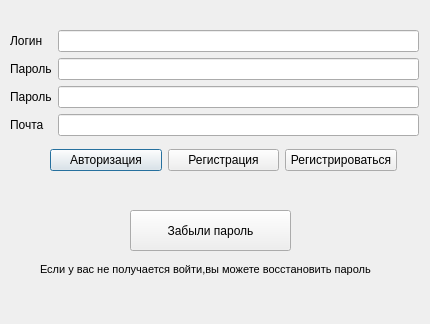
<?xml version="1.0" encoding="UTF-8"?>
<ui version="4.0">
 <class>AuthRegForm</class>
 <widget class="QDialog" name="AuthRegForm">
  <property name="geometry">
   <rect>
    <x>0</x>
    <y>0</y>
    <width>430</width>
    <height>324</height>
   </rect>
  </property>
  <property name="windowTitle">
   <string>Dialog</string>
  </property>
  <widget class="QWidget" name="horizontalLayoutWidget">
   <property name="geometry">
    <rect>
     <x>50</x>
     <y>140</y>
     <width>347</width>
     <height>41</height>
    </rect>
   </property>
   <layout class="QHBoxLayout" name="horizontalLayout">
    <item>
     <widget class="QPushButton" name="pushButtonAuth">
      <property name="text">
       <string>Авторизация</string>
      </property>
     </widget>
    </item>
    <item>
     <widget class="QPushButton" name="pushButtonReg">
      <property name="text">
       <string>Регистрация</string>
      </property>
     </widget>
    </item>
    <item>
     <widget class="QPushButton" name="pushButtonChange">
      <property name="text">
       <string>Регистрироваться</string>
      </property>
     </widget>
    </item>
   </layout>
  </widget>
  <widget class="QWidget" name="formLayoutWidget">
   <property name="geometry">
    <rect>
     <x>10</x>
     <y>30</y>
     <width>409</width>
     <height>131</height>
    </rect>
   </property>
   <layout class="QFormLayout" name="formLayout">
    <item row="0" column="0">
     <widget class="QLabel" name="labelLogin">
      <property name="text">
       <string>Логин</string>
      </property>
     </widget>
    </item>
    <item row="0" column="1">
     <widget class="QLineEdit" name="lineEditLogin"/>
    </item>
    <item row="1" column="0">
     <widget class="QLabel" name="labelPassword">
      <property name="text">
       <string>Пароль</string>
      </property>
     </widget>
    </item>
    <item row="1" column="1">
     <widget class="QLineEdit" name="lineEditPassword"/>
    </item>
    <item row="2" column="0">
     <widget class="QLabel" name="labelPasswordCheck">
      <property name="text">
       <string>Пароль</string>
      </property>
     </widget>
    </item>
    <item row="2" column="1">
     <widget class="QLineEdit" name="lineEditPasswordCheck"/>
    </item>
    <item row="3" column="0">
     <widget class="QLabel" name="labelMail">
      <property name="text">
       <string>Почта</string>
      </property>
     </widget>
    </item>
    <item row="3" column="1">
     <widget class="QLineEdit" name="lineEditMail"/>
    </item>
   </layout>
  </widget>
  <widget class="QPushButton" name="pushButtonForgotPassword">
   <property name="geometry">
    <rect>
     <x>130</x>
     <y>210</y>
     <width>161</width>
     <height>41</height>
    </rect>
   </property>
   <property name="text">
    <string>Забыли пароль</string>
   </property>
  </widget>
  <widget class="QLabel" name="labelHelp">
   <property name="geometry">
    <rect>
     <x>40</x>
     <y>260</y>
     <width>391</width>
     <height>20</height>
    </rect>
   </property>
   <property name="text">
    <string>&lt;html&gt;&lt;head/&gt;&lt;body&gt;&lt;p&gt;&lt;span style=&quot; font-size:8pt;&quot;&gt;Если у вас не получается войти,вы можете восстановить пароль&lt;/span&gt;&lt;/p&gt;&lt;/body&gt;&lt;/html&gt;</string>
   </property>
  </widget>
 </widget>
 <resources/>
 <connections/>
</ui>
